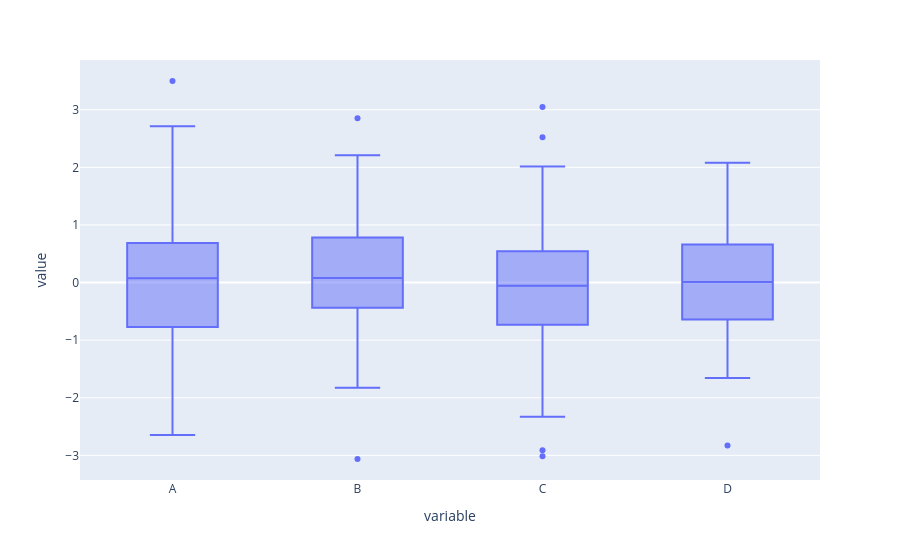

Notebook code cell kept with this figure:
### Code cell
px.box(df)

### Figure 1 — Plotly figure (JSON) as saved in the notebook; plotly's stock layout.template omitted (floating-point values rounded to 4 significant figures; data arrays with more than 128 entries replaced by an {"elided": "..."} marker saying what was removed)
{"data": [{"alignmentgroup": "True", "hovertemplate": "variable=%{x}<br>value=%{y}<extra></extra>", "legendgroup": "", "marker": {"color": "#636efa"}, "name": "", "notched": false, "offsetgroup": "", "orientation": "v", "showlegend": false, "type": "box", "x": {"elided": "400 str values"}, "x0": " ", "xaxis": "x", "y": {"elided": "400 float values"}, "y0": " ", "yaxis": "y"}], "layout": {"boxmode": "group", "legend": {"tracegroupgap": 0}, "margin": {"t": 60}, "xaxis": {"anchor": "y", "domain": [0, 1], "title": {"text": "variable"}}, "yaxis": {"anchor": "x", "domain": [0, 1], "title": {"text": "value"}}}}
